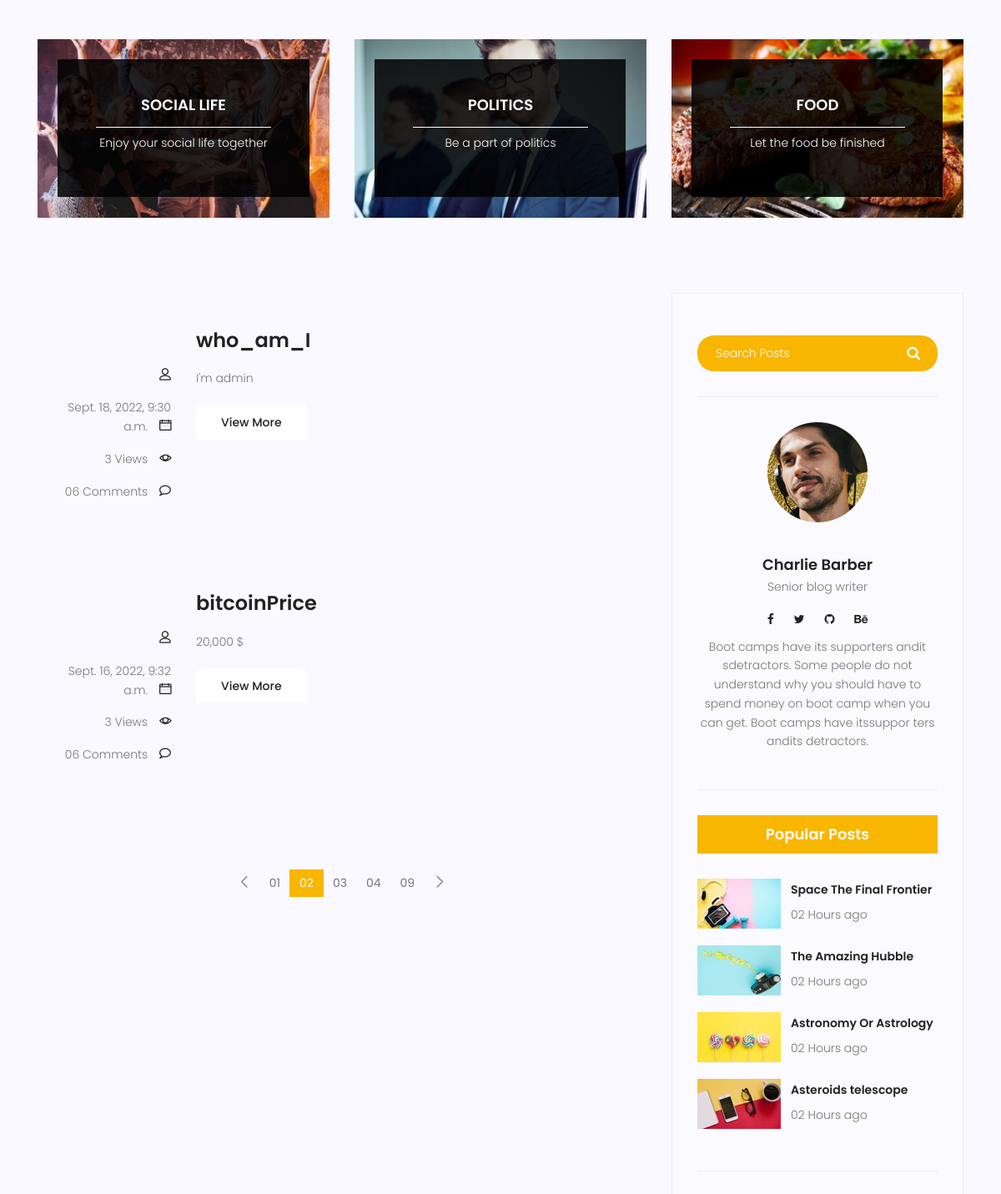
The page /blog/ (middle part) on the database as committed earlier.
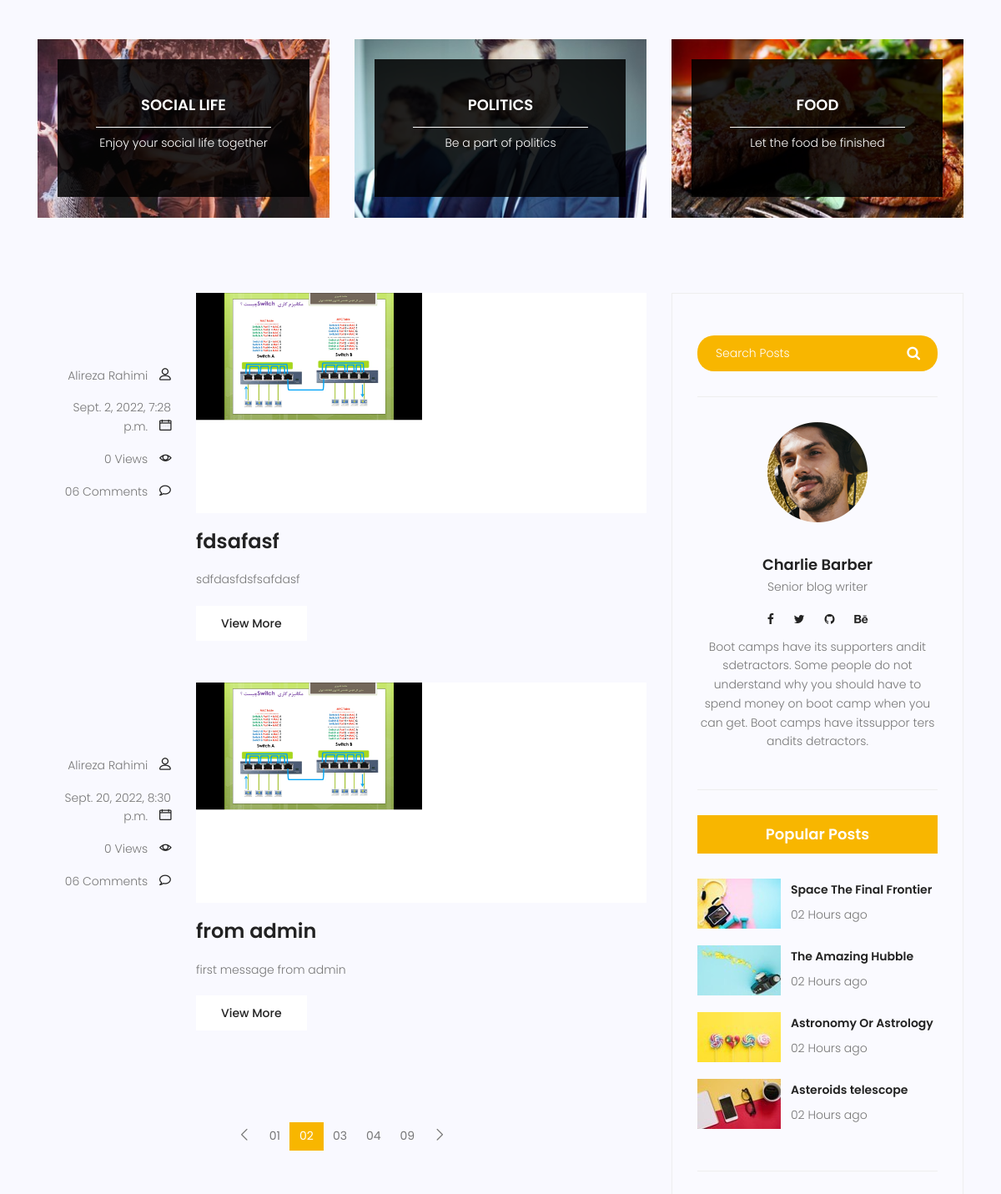
The same page on the database as committed later.
### blog/models.py (models this page shows, shortened)
class Post(models.Model):
    title = models.CharField(max_length=255)
    content = models.TextField()
    views = models.IntegerField(default=0)
    author = models.ForeignKey(User, on_delete=models.CASCADE, null=True) # or (on_delete=models.SET_NULL)
    category = models.ManyToManyField(Category)
    status = models.BooleanField(default=False)
    image = models.ImageField(upload_to='blog/', default='blog/2switch.png')
    created_data = models.DateTimeField(auto_now_add=True)
    updated_data = models.DateTimeField(auto_now=True)
    published_data = models.DateTimeField(null=True)
    class Meta:
        ordering = ['status',]

### blog/views.py (the view)
# urls.py: path('', blog_home_view, name='blog_home_view'),
def blog_home_view(request):
    posts = Post.objects.filter(published_data__lte=timezone.now(), status=True)
    context = {'posts': posts}
    return render(request, 'blog/blog-home.html', context)

### templates/blog/blog-home.html (shortened to what this page needs)
{% extends 'base.html' %}
{% load static %}
{% block content %}
<section class="top-category-widget-area pt-90 pb-90 ">
	<div class="container">
		<div class="row">
			<div class="col-lg-4">
				<div class="single-cat-widget">
					<div class="content relative">
						<div class="overlay overlay-bg"></div>
						<a href="#" target="_blank">
							<div class="thumb">
								<img class="content-image img-fluid d-block mx-auto"
									src="{% static 'img/blog/cat-widget1.jpg' %}" alt="">
							</div>
							<div class="content-details">
								<h4 class="content-title mx-auto text-uppercase">Social life</h4>
								<span></span>
								<p>Enjoy your social life together</p>
							</div>
						</a>
					</div>
				</div>
			</div>
			<div class="col-lg-4">
				<div class="single-cat-widget">
					<div class="content relative">
						<div class="overlay overlay-bg"></div>
						<a href="#" target="_blank">
							<div class="thumb">
								<img class="content-image img-fluid d-block mx-auto"
									src="{% static 'img/blog/cat-widget2.jpg'  %}" alt="">
							</div>
							<div class="content-details">
								<h4 class="content-title mx-auto text-uppercase">Politics</h4>
								<span></span>
								<p>Be a part of politics</p>
							</div>
						</a>
					</div>
				</div>
			</div>
			<div class="col-lg-4">
				<div class="single-cat-widget">
					<div class="content relative">
						<div class="overlay overlay-bg"></div>
						<a href="#" target="_blank">
							<div class="thumb">
								<img class="content-image img-fluid d-block mx-auto"
									src="{% static 'img/blog/cat-widget3.jpg'  %}" alt="">
							</div>
							<div class="content-details">
								<h4 class="content-title mx-auto text-uppercase">Food</h4>
								<span></span>
								<p>Let the food be finished</p>
							</div>
						</a>
					</div>
				</div>
			</div>
		</div>
	</div>
</section>
<section class="post-content-area">
	<div class="container">
		<div class="row">
			<div class="col-lg-8 posts-list">
				{% for post in posts %}
				<div class="single-post row">
					<div class="col-lg-3  col-md-3 meta-details">
						<ul class="tags">
						</ul>
						<div class="user-details row">
							<p class="user-name col-lg-12 col-md-12 col-6"><a href="#">{{post.author.get_full_name}}</a> <span
									class="lnr lnr-user"></span></p>
							<p class="date col-lg-12 col-md-12 col-6"><a href="#">{{post.published_data}}</a> <span
									class="lnr lnr-calendar-full"></span></p>
							<p class="view col-lg-12 col-md-12 col-6"><a href="#">{{post.views}} Views</a> <span
									class="lnr lnr-eye"></span></p>
							<p class="comments col-lg-12 col-md-12 col-6"><a href="#">06 Comments</a> <span
									class="lnr lnr-bubble"></span></p>
						</div>
					</div>
					<div class="col-lg-9 col-md-9 ">
						<div class="feature-img">
							<img class="img-fluid" src={{post.image.url}} alt="">
						</div>
						<a class="posts-title" href="{% url 'blog:blog_single_view' pid=post.id %}">
							<h3>{{post.title}}</h3>
						</a>
						<p class="excert">
							{{post.content}}
						</p>
						<a href="#" class="primary-btn">View More</a>
					</div>
				</div>
				{% endfor %}
				<nav class="blog-pagination justify-content-center d-flex">
					<ul class="pagination">
						<li class="page-item">
							<a href="#" class="page-link" aria-label="Previous">
								<span aria-hidden="true">
									<span class="lnr lnr-chevron-left"></span>
								</span>
							</a>
						</li>
						<li class="page-item"><a href="#" class="page-link">01</a></li>
						<li class="page-item active"><a href="#" class="page-link">02</a></li>
						<li class="page-item"><a href="#" class="page-link">03</a></li>
						<li class="page-item"><a href="#" class="page-link">04</a></li>
						<li class="page-item"><a href="#" class="page-link">09</a></li>
						<li class="page-item">
							<a href="#" class="page-link" aria-label="Next">
								<span aria-hidden="true">
									<span class="lnr lnr-chevron-right"></span>
								</span>
							</a>
						</li>
					</ul>
				</nav>
			</div>
			<div class="col-lg-4 sidebar-widgets">
				<div class="widget-wrap">
					<div class="single-sidebar-widget search-widget">
						<form class="search-form" action="#">
							<input placeholder="Search Posts" name="search" type="text" onfocus="this.placeholder = ''"
								onblur="this.placeholder = 'Search Posts'">
							<button type="submit"><i class="fa fa-search"></i></button>
						</form>
					</div>
					<div class="single-sidebar-widget user-info-widget">
						<img src="{% static 'img/blog/user-info.png' %}" alt="">
						<a href="#">
							<h4>Charlie Barber</h4>
						</a>
						<p>
							Senior blog writer
						</p>
						<ul class="social-links">
							<li><a href="#"><i class="fa fa-facebook"></i></a></li>
							<li><a href="#"><i class="fa fa-twitter"></i></a></li>
							<li><a href="#"><i class="fa fa-github"></i></a></li>
							<li><a href="#"><i class="fa fa-behance"></i></a></li>
						</ul>
						<p>
							Boot camps have its supporters andit sdetractors. Some people do not understand why you
							should have to spend money on boot camp when you can get. Boot camps have itssuppor ters
							andits detractors.
						</p>
					</div>
					<div class="single-sidebar-widget popular-post-widget">
						<h4 class="popular-title">Popular Posts</h4>
						<div class="popular-post-list">
							<div class="single-post-list d-flex flex-row align-items-center">
								<div class="thumb">
									<img class="img-fluid" src="{% static 'img/blog/pp1.jpg'  %}" alt="">
								</div>
								<div class="details">
									<a href="blog-single.html">
										<h6>Space The Final Frontier</h6>
									</a>
									<p>02 Hours ago</p>
								</div>
							</div>
							<div class="single-post-list d-flex flex-row align-items-center">
								<div class="thumb">
									<img class="img-fluid" src="{% static 'img/blog/pp2.jpg'  %}" alt="">
								</div>
								<div class="details">
									<a href="blog-single.html">
										<h6>The Amazing Hubble</h6>
									</a>
									<p>02 Hours ago</p>
								</div>
							</div>
							<div class="single-post-list d-flex flex-row align-items-center">
								<div class="thumb">
									<img class="img-fluid" src="{% static 'img/blog/pp3.jpg'  %}" alt="">
								</div>
								<div class="details">
									<a href="blog-single.html">
										<h6>Astronomy Or Astrology</h6>
									</a>
									<p>02 Hours ago</p>
								</div>
							</div>
							<div class="single-post-list d-flex flex-row align-items-center">
								<div class="thumb">
									<img class="img-fluid" src="{% static 'img/blog/pp4.jpg'  %}" alt="">
								</div>
								<div class="details">
									<a href="blog-single.html">
										<h6>Asteroids telescope</h6>
									</a>
									<p>02 Hours ago</p>
								</div>
							</div>
						</div>
					</div>
				</div>
			</div>
		</div>
	</div>
</section>
{% endblock %}

### templates/base.html (shortened to what this page needs)
{% load static %}
<!DOCTYPE html>
<html lang="zxx" class="no-js">
<head>
    <link rel="stylesheet" href="{% static 'css/linearicons.css' %}">
    <link rel="stylesheet" href="{% static 'css/font-awesome.min.css' %}">
    <link rel="stylesheet" href="{% static 'css/bootstrap.css' %}">
    <link rel="stylesheet" href="{% static 'css/magnific-popup.css' %}">
    <link rel="stylesheet" href="{% static 'css/jquery-ui.css' %}">
    <link rel="stylesheet" href="{% static 'css/nice-select.css' %}">
    <link rel="stylesheet" href="{% static 'css/animate.min.css' %}">
    <link rel="stylesheet" href="{% static 'css/owl.carousel.css' %}">
    <link rel="stylesheet" href="{% static 'css/main.css' %}">
</head>
<body>
    {% block content %}
    {% endblock %}
</body>
</html>

Rows that differ between the two databases and show on the page:
removed Post: published_data "Sept. 18, 2022, 9:30 a.m.", views "3", title "who_am_I", content "I'm admin"
removed Post: published_data "Sept. 16, 2022, 9:32 a.m.", views "3", title "bitcoinPrice", content "20,000 $"
added Post: author.get_full_name "Alireza Rahimi", published_data "Sept. 2, 2022, 7:28 p.m.", views "0", image (picture), title "fdsafasf", content "sdfdasfdsfsafdasf"
added Post: author.get_full_name "Alireza Rahimi", published_data "Sept. 20, 2022, 8:30 p.m.", views "0", image (picture), title "from admin", content "first message from admin"
